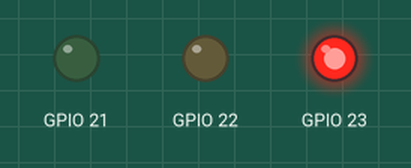
This program was run on a simulated ESP32. Parts: output pins drawn as LEDs (lit = HIGH). What the program prints to the serial monitor is not drawn.

Above: at 0.2 s.
At 1.2 s:
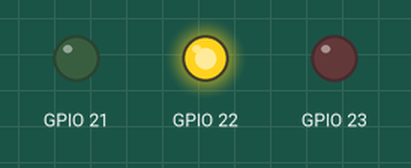
At 2.12 s:
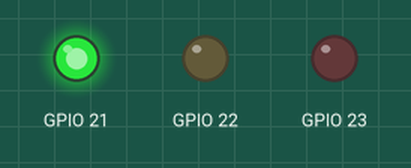
At 4.2 s:
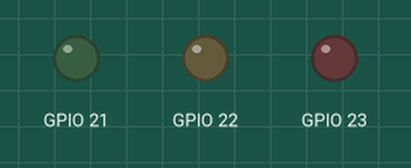
Timing chart, 0 to 5.8 s (numbered marks = the images above):
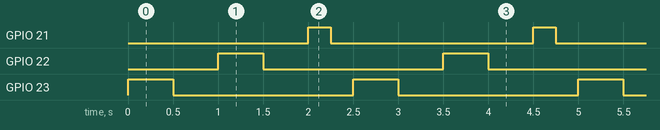

The program:

main.cpp
```cpp
#include <Arduino.h>

int Merah = 23;
int Hijau = 22;
int Kuning = 21;

void setup() {
  // put your setup code here, to run once:
  Serial.begin(115200);
  Serial.println("Hello, ESP32!");
  pinMode(23, OUTPUT);
  pinMode(22, OUTPUT);
  pinMode(21, OUTPUT);

}

void loop() {
  // put your main code here, to run repeatedly:
  digitalWrite(23, HIGH);
  digitalWrite(22, LOW);
  digitalWrite(21, LOW);
  delay(500); // this speeds up the simulation
  digitalWrite(23, LOW);
  delay(500);

  digitalWrite(23, LOW);
  digitalWrite(22, HIGH);
  digitalWrite(21, LOW);
  delay(500);
  digitalWrite(22, LOW);
  delay(500);

  digitalWrite(23, LOW);
  digitalWrite(22, LOW);
  digitalWrite(21, HIGH);
  delay(250);
  digitalWrite(21, LOW);
  delay(250);
}
```

Measured:
- by itself, GPIO 21: alternates HIGH for 0.25 s and LOW for 2.3 s
- by itself, GPIO 22, GPIO 23: alternates HIGH for 0.50 s and LOW for 2.0 s
- by itself, everything shown: repeats every 2.5 s, in 6 steps
